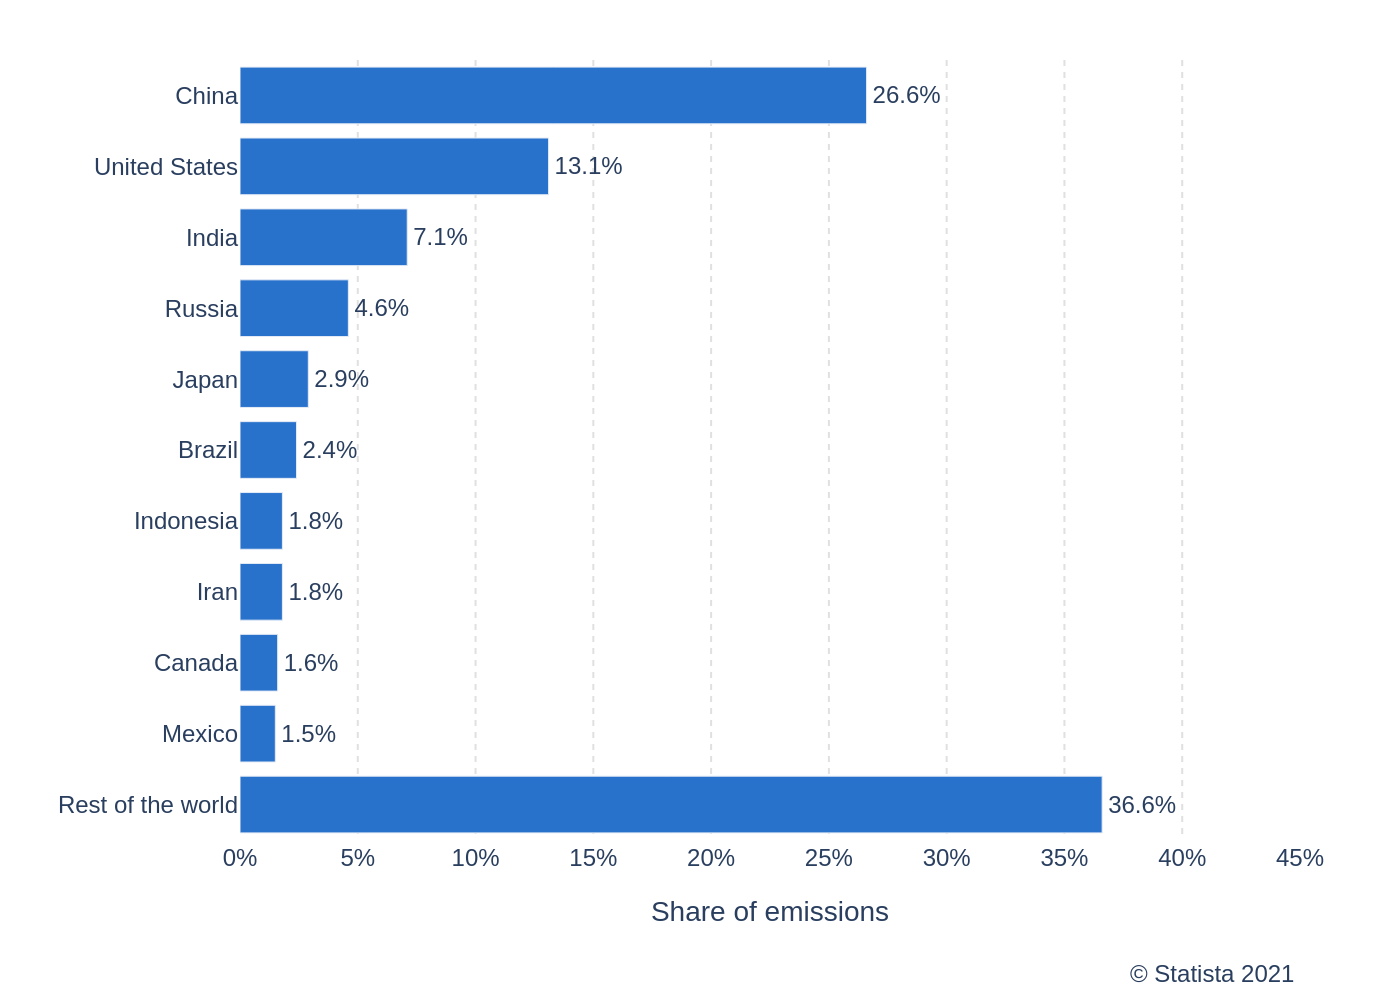

Generate this figure with Python:
import sys
import json
import plotly.graph_objects as go
import os

if len(sys.argv) != 2:
    print("Usage: python generate_chart.py <json_file_path>")
    sys.exit(1)

json_path = sys.argv[1]

try:
    with open(json_path, 'r', encoding='utf-8') as f:
        chart_config = json.load(f)
except FileNotFoundError:
    print(f"Error: JSON file not found at {json_path}")
    sys.exit(1)

chart_data = chart_config['chart_data']
texts = chart_config['texts']
colors = chart_config['colors']

categories = [item['category'] for item in chart_data]
values = [item['value'] for item in chart_data]

fig = go.Figure()

fig.add_trace(go.Bar(
    y=categories,
    x=values,
    orientation='h',
    marker=dict(color=colors[0]),
    text=[f"{v}%" for v in values],
    textposition='outside',
    cliponaxis=False 
))

fig.update_layout(
    font=dict(family="Arial", size=12),
    plot_bgcolor='white',
    margin=dict(l=120, r=50, t=30, b=80),
    xaxis=dict(
        title=texts['x_axis_title'],
        range=[0, 45],
        dtick=5,
        ticksuffix='%',
        showgrid=True,
        gridcolor='#e0e0e0',
        gridwidth=1,
        griddash='dot',
        zeroline=False
    ),
    yaxis=dict(
        autorange='reversed',
        showgrid=False
    ),
    showlegend=False,
    annotations=[
        dict(
            text=texts['source'],
            align='left',
            showarrow=False,
            xref='paper',
            yref='paper',
            x=1,
            y=-0.15,
            xanchor='right',
            yanchor='top'
        )
    ]
)

base_filename = os.path.splitext(os.path.basename(json_path))[0]
output_filename = f"{base_filename}.png"

fig.write_image(output_filename, scale=2)

print(f"Chart saved to {output_filename}")
